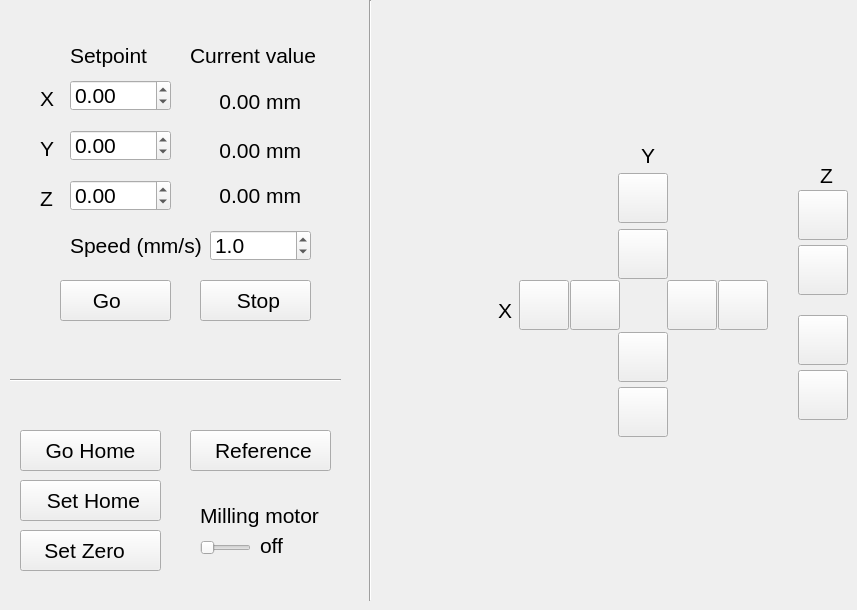
    <widget class="QWidget" name="tab_3">
     <property name="enabled">
      <bool>true</bool>
     </property>
     <attribute name="title">
      <string>Move</string>
     </attribute>
     <widget class="QPushButton" name="joggPosXSlow">
      <property name="geometry">
       <rect>
        <x>667</x>
        <y>280</y>
        <width>50</width>
        <height>50</height>
       </rect>
      </property>
      <property name="text">
       <string/>
      </property>
      <property name="icon">
       <iconset>
        <normaloff>../icons/arrows/png/right-arrow-5.png</normaloff>../icons/arrows/png/right-arrow-5.png</iconset>
      </property>
      <property name="iconSize">
       <size>
        <width>30</width>
        <height>30</height>
       </size>
      </property>
     </widget>
     <widget class="QPushButton" name="joggPosYSlow">
      <property name="geometry">
       <rect>
        <x>618</x>
        <y>229</y>
        <width>50</width>
        <height>50</height>
       </rect>
      </property>
      <property name="text">
       <string/>
      </property>
      <property name="icon">
       <iconset>
        <normaloff>../icons/arrows/png/up-arrow-4.png</normaloff>../icons/arrows/png/up-arrow-4.png</iconset>
      </property>
      <property name="iconSize">
       <size>
        <width>30</width>
        <height>30</height>
       </size>
      </property>
     </widget>
     <widget class="QPushButton" name="joggNegXSlow">
      <property name="geometry">
       <rect>
        <x>570</x>
        <y>280</y>
        <width>50</width>
        <height>50</height>
       </rect>
      </property>
      <property name="text">
       <string/>
      </property>
      <property name="icon">
       <iconset>
        <normaloff>../icons/arrows/png/left-arrow-4.png</normaloff>../icons/arrows/png/left-arrow-4.png</iconset>
      </property>
      <property name="iconSize">
       <size>
        <width>30</width>
        <height>30</height>
       </size>
      </property>
     </widget>
     <widget class="QPushButton" name="joggNegYSlow">
      <property name="geometry">
       <rect>
        <x>618</x>
        <y>332</y>
        <width>50</width>
        <height>50</height>
       </rect>
      </property>
      <property name="text">
       <string/>
      </property>
      <property name="icon">
       <iconset>
        <normaloff>../icons/arrows/png/down-arrow-4.png</normaloff>../icons/arrows/png/down-arrow-4.png</iconset>
      </property>
      <property name="iconSize">
       <size>
        <width>30</width>
        <height>30</height>
       </size>
      </property>
     </widget>
     <widget class="QPushButton" name="joggPosYFast">
      <property name="geometry">
       <rect>
        <x>618</x>
        <y>173</y>
        <width>50</width>
        <height>50</height>
       </rect>
      </property>
      <property name="text">
       <string/>
      </property>
      <property name="icon">
       <iconset>
        <normaloff>../icons/arrows/png/chevron-1.png</normaloff>../icons/arrows/png/chevron-1.png</iconset>
      </property>
      <property name="iconSize">
       <size>
        <width>30</width>
        <height>30</height>
       </size>
      </property>
     </widget>
     <widget class="QPushButton" name="joggPosXFast">
      <property name="geometry">
       <rect>
        <x>718</x>
        <y>280</y>
        <width>50</width>
        <height>50</height>
       </rect>
      </property>
      <property name="text">
       <string/>
      </property>
      <property name="icon">
       <iconset>
        <normaloff>../icons/arrows/png/chevron-3.png</normaloff>../icons/arrows/png/chevron-3.png</iconset>
      </property>
      <property name="iconSize">
       <size>
        <width>30</width>
        <height>30</height>
       </size>
      </property>
     </widget>
     <widget class="QPushButton" name="joggNegYFast">
      <property name="geometry">
       <rect>
        <x>618</x>
        <y>387</y>
        <width>50</width>
        <height>50</height>
       </rect>
      </property>
      <property name="text">
       <string/>
      </property>
      <property name="icon">
       <iconset>
        <normaloff>../icons/arrows/png/chevron.png</normaloff>../icons/arrows/png/chevron.png</iconset>
      </property>
      <property name="iconSize">
       <size>
        <width>30</width>
        <height>30</height>
       </size>
      </property>
     </widget>
     <widget class="QPushButton" name="joggNegXFast">
      <property name="geometry">
       <rect>
        <x>519</x>
        <y>280</y>
        <width>50</width>
        <height>50</height>
       </rect>
      </property>
      <property name="text">
       <string/>
      </property>
      <property name="icon">
       <iconset>
        <normaloff>../icons/arrows/png/chevron-2.png</normaloff>../icons/arrows/png/chevron-2.png</iconset>
      </property>
      <property name="iconSize">
       <size>
        <width>30</width>
        <height>30</height>
       </size>
      </property>
     </widget>
     <widget class="Line" name="line_3">
      <property name="geometry">
       <rect>
        <x>360</x>
        <y>0</y>
        <width>20</width>
        <height>601</height>
       </rect>
      </property>
      <property name="orientation">
       <enum>Qt::Vertical</enum>
      </property>
     </widget>
     <widget class="QDoubleSpinBox" name="xSetPoint">
      <property name="geometry">
       <rect>
        <x>70</x>
        <y>80</y>
        <width>101</width>
        <height>31</height>
       </rect>
      </property>
      <property name="font">
       <font>
        <pointsize>16</pointsize>
       </font>
      </property>
      <property name="styleSheet">
       <string notr="true"/>
      </property>
      <property name="minimum">
       <double>-400.000000000000000</double>
      </property>
      <property name="maximum">
       <double>400.000000000000000</double>
      </property>
      <property name="singleStep">
       <double>0.050000000000000</double>
      </property>
     </widget>
     <widget class="QDoubleSpinBox" name="ySetPoint">
      <property name="geometry">
       <rect>
        <x>70</x>
        <y>130</y>
        <width>101</width>
        <height>31</height>
       </rect>
      </property>
      <property name="font">
       <font>
        <pointsize>16</pointsize>
       </font>
      </property>
      <property name="styleSheet">
       <string notr="true"/>
      </property>
      <property name="minimum">
       <double>-400.000000000000000</double>
      </property>
      <property name="maximum">
       <double>400.000000000000000</double>
      </property>
      <property name="singleStep">
       <double>0.050000000000000</double>
      </property>
     </widget>
     <widget class="QDoubleSpinBox" name="zSetPoint">
      <property name="geometry">
       <rect>
        <x>70</x>
        <y>180</y>
        <width>101</width>
        <height>31</height>
       </rect>
      </property>
      <property name="font">
       <font>
        <pointsize>16</pointsize>
       </font>
      </property>
      <property name="styleSheet">
       <string notr="true"/>
      </property>
      <property name="minimum">
       <double>-150.000000000000000</double>
      </property>
      <property name="maximum">
       <double>150.000000000000000</double>
      </property>
      <property name="singleStep">
       <double>0.050000000000000</double>
      </property>
     </widget>
     <widget class="QLabel" name="xPosLabelMove">
      <property name="geometry">
       <rect>
        <x>40</x>
        <y>90</y>
        <width>21</width>
        <height>16</height>
       </rect>
      </property>
      <property name="font">
       <font>
        <pointsize>16</pointsize>
       </font>
      </property>
      <property name="styleSheet">
       <string notr="true"/>
      </property>
      <property name="text">
       <string>X</string>
      </property>
     </widget>
     <widget class="QLabel" name="yPosLabelMove">
      <property name="geometry">
       <rect>
        <x>40</x>
        <y>140</y>
        <width>21</width>
        <height>16</height>
       </rect>
      </property>
      <property name="font">
       <font>
        <pointsize>16</pointsize>
       </font>
      </property>
      <property name="styleSheet">
       <string notr="true"/>
      </property>
      <property name="text">
       <string>Y</string>
      </property>
     </widget>
     <widget class="QLabel" name="zPosLabelMove">
      <property name="geometry">
       <rect>
        <x>40</x>
        <y>190</y>
        <width>21</width>
        <height>16</height>
       </rect>
      </property>
      <property name="font">
       <font>
        <pointsize>16</pointsize>
       </font>
      </property>
      <property name="styleSheet">
       <string notr="true"/>
      </property>
      <property name="text">
       <string>Z</string>
      </property>
     </widget>
     <widget class="QLabel" name="label_12">
      <property name="geometry">
       <rect>
        <x>70</x>
        <y>40</y>
        <width>111</width>
        <height>31</height>
       </rect>
      </property>
      <property name="font">
       <font>
        <pointsize>16</pointsize>
       </font>
      </property>
      <property name="styleSheet">
       <string notr="true"/>
      </property>
      <property name="text">
       <string>Setpoint</string>
      </property>
     </widget>
     <widget class="QLabel" name="label_13">
      <property name="geometry">
       <rect>
        <x>190</x>
        <y>40</y>
        <width>171</width>
        <height>31</height>
       </rect>
      </property>
      <property name="font">
       <font>
        <pointsize>16</pointsize>
       </font>
      </property>
      <property name="styleSheet">
       <string notr="true"/>
      </property>
      <property name="text">
       <string>Current value</string>
      </property>
     </widget>
     <widget class="QLabel" name="currentXpos">
      <property name="geometry">
       <rect>
        <x>170</x>
        <y>86</y>
        <width>131</width>
        <height>31</height>
       </rect>
      </property>
      <property name="font">
       <font>
        <pointsize>16</pointsize>
       </font>
      </property>
      <property name="styleSheet">
       <string notr="true"/>
      </property>
      <property name="text">
       <string>0.00 mm</string>
      </property>
      <property name="alignment">
       <set>Qt::AlignRight|Qt::AlignTrailing|Qt::AlignVCenter</set>
      </property>
     </widget>
     <widget class="QLabel" name="currentYpos">
      <property name="geometry">
       <rect>
        <x>170</x>
        <y>135</y>
        <width>131</width>
        <height>31</height>
       </rect>
      </property>
      <property name="font">
       <font>
        <pointsize>16</pointsize>
       </font>
      </property>
      <property name="styleSheet">
       <string notr="true"/>
      </property>
      <property name="text">
       <string>0.00 mm</string>
      </property>
      <property name="alignment">
       <set>Qt::AlignRight|Qt::AlignTrailing|Qt::AlignVCenter</set>
      </property>
     </widget>
     <widget class="QLabel" name="currentZpos">
      <property name="geometry">
       <rect>
        <x>170</x>
        <y>180</y>
        <width>131</width>
        <height>31</height>
       </rect>
      </property>
      <property name="font">
       <font>
        <pointsize>16</pointsize>
       </font>
      </property>
      <property name="styleSheet">
       <string notr="true"/>
      </property>
      <property name="text">
       <string>0.00 mm</string>
      </property>
      <property name="alignment">
       <set>Qt::AlignRight|Qt::AlignTrailing|Qt::AlignVCenter</set>
      </property>
     </widget>
     <widget class="QPushButton" name="goToPosition">
      <property name="geometry">
       <rect>
        <x>60</x>
        <y>280</y>
        <width>111</width>
        <height>41</height>
       </rect>
      </property>
      <property name="font">
       <font>
        <family>.AppleSystemUIFont</family>
        <pointsize>16</pointsize>
        <weight>50</weight>
        <italic>false</italic>
        <bold>false</bold>
       </font>
      </property>
      <property name="styleSheet">
       <string notr="true"/>
      </property>
      <property name="text">
       <string> Go    </string>
      </property>
      <property name="icon">
       <iconset>
        <normaloff>../icons/navigation/png/next-1.png</normaloff>../icons/navigation/png/next-1.png</iconset>
      </property>
      <property name="iconSize">
       <size>
        <width>20</width>
        <height>20</height>
       </size>
      </property>
     </widget>
     <widget class="QPushButton" name="goHome">
      <property name="geometry">
       <rect>
        <x>20</x>
        <y>430</y>
        <width>141</width>
        <height>41</height>
       </rect>
      </property>
      <property name="font">
       <font>
        <pointsize>16</pointsize>
       </font>
      </property>
      <property name="styleSheet">
       <string notr="true"/>
      </property>
      <property name="text">
       <string> Go Home </string>
      </property>
      <property name="icon">
       <iconset>
        <normaloff>../icons/navigation/png/home.png</normaloff>../icons/navigation/png/home.png</iconset>
      </property>
      <property name="iconSize">
       <size>
        <width>20</width>
        <height>20</height>
       </size>
      </property>
     </widget>
     <widget class="QPushButton" name="setHome">
      <property name="geometry">
       <rect>
        <x>20</x>
        <y>480</y>
        <width>141</width>
        <height>41</height>
       </rect>
      </property>
      <property name="font">
       <font>
        <pointsize>16</pointsize>
       </font>
      </property>
      <property name="styleSheet">
       <string notr="true"/>
      </property>
      <property name="text">
       <string> Set Home</string>
      </property>
      <property name="icon">
       <iconset>
        <normaloff>../icons/navigation/png/home.png</normaloff>../icons/navigation/png/home.png</iconset>
      </property>
      <property name="iconSize">
       <size>
        <width>20</width>
        <height>20</height>
       </size>
      </property>
     </widget>
     <widget class="QPushButton" name="stopManualDrive">
      <property name="geometry">
       <rect>
        <x>200</x>
        <y>280</y>
        <width>111</width>
        <height>41</height>
       </rect>
      </property>
      <property name="font">
       <font>
        <family>.AppleSystemUIFont</family>
        <pointsize>16</pointsize>
        <weight>50</weight>
        <italic>false</italic>
        <bold>false</bold>
       </font>
      </property>
      <property name="styleSheet">
       <string notr="true"/>
      </property>
      <property name="text">
       <string> Stop</string>
      </property>
      <property name="icon">
       <iconset>
        <normaloff>../icons/navigation/png/cancel.png</normaloff>../icons/navigation/png/cancel.png</iconset>
      </property>
      <property name="iconSize">
       <size>
        <width>20</width>
        <height>20</height>
       </size>
      </property>
     </widget>
     <widget class="Line" name="line_4">
      <property name="geometry">
       <rect>
        <x>10</x>
        <y>370</y>
        <width>331</width>
        <height>20</height>
       </rect>
      </property>
      <property name="orientation">
       <enum>Qt::Horizontal</enum>
      </property>
     </widget>
     <widget class="QPushButton" name="joggPosZFast">
      <property name="geometry">
       <rect>
        <x>798</x>
        <y>190</y>
        <width>50</width>
        <height>50</height>
       </rect>
      </property>
      <property name="text">
       <string/>
      </property>
      <property name="icon">
       <iconset>
        <normaloff>../icons/arrows/png/chevron-1.png</normaloff>../icons/arrows/png/chevron-1.png</iconset>
      </property>
      <property name="iconSize">
       <size>
        <width>30</width>
        <height>30</height>
       </size>
      </property>
     </widget>
     <widget class="QPushButton" name="joggPosZSlow">
      <property name="geometry">
       <rect>
        <x>798</x>
        <y>245</y>
        <width>50</width>
        <height>50</height>
       </rect>
      </property>
      <property name="text">
       <string/>
      </property>
      <property name="icon">
       <iconset>
        <normaloff>../icons/arrows/png/up-arrow-4.png</normaloff>../icons/arrows/png/up-arrow-4.png</iconset>
      </property>
      <property name="iconSize">
       <size>
        <width>30</width>
        <height>30</height>
       </size>
      </property>
     </widget>
     <widget class="QPushButton" name="joggNegZSlow">
      <property name="geometry">
       <rect>
        <x>798</x>
        <y>315</y>
        <width>50</width>
        <height>50</height>
       </rect>
      </property>
      <property name="text">
       <string/>
      </property>
      <property name="icon">
       <iconset>
        <normaloff>../icons/arrows/png/down-arrow-4.png</normaloff>../icons/arrows/png/down-arrow-4.png</iconset>
      </property>
      <property name="iconSize">
       <size>
        <width>30</width>
        <height>30</height>
       </size>
      </property>
     </widget>
     <widget class="QPushButton" name="joggNegZFast">
      <property name="geometry">
       <rect>
        <x>798</x>
        <y>370</y>
        <width>50</width>
        <height>50</height>
       </rect>
      </property>
      <property name="text">
       <string/>
      </property>
      <property name="icon">
       <iconset>
        <normaloff>../icons/arrows/png/chevron.png</normaloff>../icons/arrows/png/chevron.png</iconset>
      </property>
      <property name="iconSize">
       <size>
        <width>30</width>
        <height>30</height>
       </size>
      </property>
     </widget>
     <widget class="QPushButton" name="setZero">
      <property name="geometry">
       <rect>
        <x>20</x>
        <y>530</y>
        <width>141</width>
        <height>41</height>
       </rect>
      </property>
      <property name="font">
       <font>
        <pointsize>16</pointsize>
       </font>
      </property>
      <property name="styleSheet">
       <string notr="true"/>
      </property>
      <property name="text">
       <string> Set Zero   </string>
      </property>
      <property name="icon">
       <iconset>
        <normaloff>../icons/navigation/png/placeholder.png</normaloff>../icons/navigation/png/placeholder.png</iconset>
      </property>
      <property name="iconSize">
       <size>
        <width>20</width>
        <height>20</height>
       </size>
      </property>
     </widget>
     <widget class="QLabel" name="label_14">
      <property name="geometry">
       <rect>
        <x>498</x>
        <y>295</y>
        <width>21</width>
        <height>31</height>
       </rect>
      </property>
      <property name="font">
       <font>
        <pointsize>16</pointsize>
       </font>
      </property>
      <property name="styleSheet">
       <string notr="true"/>
      </property>
      <property name="text">
       <string>X</string>
      </property>
     </widget>
     <widget class="QLabel" name="label_15">
      <property name="geometry">
       <rect>
        <x>641</x>
        <y>140</y>
        <width>21</width>
        <height>31</height>
       </rect>
      </property>
      <property name="font">
       <font>
        <pointsize>16</pointsize>
       </font>
      </property>
      <property name="styleSheet">
       <string notr="true"/>
      </property>
      <property name="text">
       <string>Y</string>
      </property>
     </widget>
     <widget class="QLabel" name="label_16">
      <property name="geometry">
       <rect>
        <x>820</x>
        <y>160</y>
        <width>21</width>
        <height>31</height>
       </rect>
      </property>
      <property name="font">
       <font>
        <pointsize>16</pointsize>
       </font>
      </property>
      <property name="styleSheet">
       <string notr="true"/>
      </property>
      <property name="text">
       <string>Z</string>
      </property>
     </widget>
     <widget class="QPushButton" name="performReferenceScan">
      <property name="geometry">
       <rect>
        <x>190</x>
        <y>430</y>
        <width>141</width>
        <height>41</height>
       </rect>
      </property>
      <property name="font">
       <font>
        <pointsize>16</pointsize>
       </font>
      </property>
      <property name="styleSheet">
       <string notr="true"/>
      </property>
      <property name="text">
       <string> Reference</string>
      </property>
      <property name="icon">
       <iconset>
        <normaloff>../icons/navigation/png/controller.png</normaloff>../icons/navigation/png/controller.png</iconset>
      </property>
      <property name="iconSize">
       <size>
        <width>20</width>
        <height>20</height>
       </size>
      </property>
     </widget>
     <widget class="QLabel" name="xPosLabel_14">
      <property name="geometry">
       <rect>
        <x>70</x>
        <y>230</y>
        <width>141</width>
        <height>31</height>
       </rect>
      </property>
      <property name="font">
       <font>
        <pointsize>16</pointsize>
       </font>
      </property>
      <property name="styleSheet">
       <string notr="true"/>
      </property>
      <property name="text">
       <string>Speed (mm/s)</string>
      </property>
     </widget>
     <widget class="QDoubleSpinBox" name="speedManualDrive">
      <property name="geometry">
       <rect>
        <x>210</x>
        <y>230</y>
        <width>101</width>
        <height>31</height>
       </rect>
      </property>
      <property name="font">
       <font>
        <pointsize>16</pointsize>
       </font>
      </property>
      <property name="styleSheet">
       <string notr="true"/>
      </property>
      <property name="decimals">
       <number>1</number>
      </property>
      <property name="minimum">
       <double>0.500000000000000</double>
      </property>
      <property name="maximum">
       <double>400.000000000000000</double>
      </property>
      <property name="singleStep">
       <double>0.100000000000000</double>
      </property>
      <property name="value">
       <double>1.000000000000000</double>
      </property>
     </widget>
     <widget class="QLabel" name="label_17">
      <property name="geometry">
       <rect>
        <x>200</x>
        <y>500</y>
        <width>171</width>
        <height>31</height>
       </rect>
      </property>
      <property name="font">
       <font>
        <pointsize>16</pointsize>
       </font>
      </property>
      <property name="styleSheet">
       <string notr="true"/>
      </property>
      <property name="text">
       <string>Milling motor</string>
      </property>
     </widget>
     <widget class="QSlider" name="toggleMillingMotor">
      <property name="enabled">
       <bool>true</bool>
      </property>
      <property name="geometry">
       <rect>
        <x>200</x>
        <y>537</y>
        <width>51</width>
        <height>22</height>
       </rect>
      </property>
      <property name="maximum">
       <number>1</number>
      </property>
      <property name="pageStep">
       <number>1</number>
      </property>
      <property name="tracking">
       <bool>true</bool>
      </property>
      <property name="orientation">
       <enum>Qt::Horizontal</enum>
      </property>
      <property name="invertedAppearance">
       <bool>false</bool>
      </property>
      <property name="invertedControls">
       <bool>false</bool>
      </property>
     </widget>
     <widget class="QLabel" name="millingMotorLable">
      <property name="geometry">
       <rect>
        <x>260</x>
        <y>530</y>
        <width>71</width>
        <height>31</height>
       </rect>
      </property>
      <property name="font">
       <font>
        <pointsize>16</pointsize>
       </font>
      </property>
      <property name="styleSheet">
       <string notr="true"/>
      </property>
      <property name="text">
       <string>off</string>
      </property>
     </widget>
    </widget>
